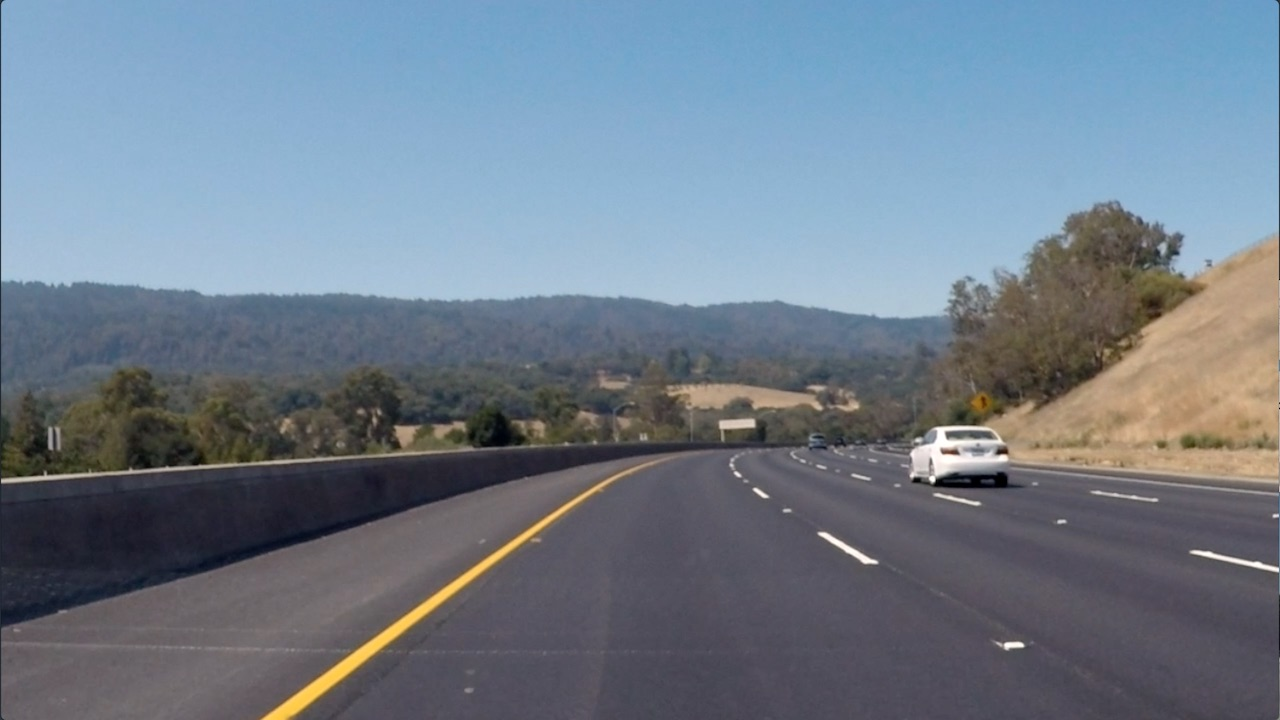
#> input picture curved-lane.jpg, 1280 x 720 px
$ jupyter execute Gradients-and-color-spaces.ipynb   (shell and % lines are left out)   (older library calls are emulated)
#> lines starting #> are read from the running program, lines starting #| are printed output that depends on the picture; after the words box and inside, x2 and y2 are one past the last pixel; in counts of white or black regions, pixels touching at a corner belong together
[cell 1]
import numpy as np
import cv2
import matplotlib.pyplot as plt
import matplotlib.image as mpimg

## Soebel Operator for Edge Detection

[cell 2]
img = mpimg.imread("curved-lane.jpg")
#> img is the input picture: shape (720, 1280, 3); mean R, G, B 112.1, 125, 138.7
plt.imshow(img)

[cell 3]
# convert the image to gray because cv2.Sobel takes a gray image!
gray = cv2.cvtColor(img, cv2.COLOR_RGB2GRAY)
plt.imshow(gray, cmap="gray")

[cell 4]
thresh_min = 20
thresh_max = 100

sobelx = cv2.Sobel(gray, cv2.CV_64F, 1, 0)
abs_sobelx = np.absolute(sobelx)
scaled_x_sobel = np.uint8(255*abs_sobelx/np.max(abs_sobelx))
sxbinary = np.zeros_like(scaled_x_sobel)
sxbinary[(scaled_x_sobel >= thresh_min) & (scaled_x_sobel <= thresh_max)] = 1

sobely = cv2.Sobel(gray, cv2.CV_64F, 0, 1)
abs_sobely = np.absolute(sobely)
scaled_y_sobel = np.uint8(255*abs_sobely/np.max(abs_sobely))
sybinary = np.zeros_like(scaled_y_sobel)
sybinary[(scaled_y_sobel >= thresh_min) & (scaled_y_sobel <= thresh_max)] = 1

f, (ax1, ax2) = plt.subplots(1, 2, figsize=(24, 9))
f.tight_layout()
ax1.imshow(sxbinary, cmap='gray')
ax1.set_title('sxbinary to get vertical lines', fontsize=50)
ax2.imshow(sybinary, cmap='gray')
ax2.set_title('sybinary to get horizontal lines', fontsize=50)

## Let's define a function to perform abs Sobel

[cell 5]
# Define a function that applies Sobel x or y,
# then takes an absolute value and applies a threshold.
# Note: calling your function with orient='x', thresh_min=5, thresh_max=100
def abs_sobel_thresh(img, orient='x', sobel_kernel=3, thresh=(0, 255)):
    # Apply the following steps to img
    # 1) Convert to grayscale
    gray = cv2.cvtColor(img, cv2.COLOR_RGB2GRAY)
    # 2) Take the derivative in x or y given orient = 'x' or 'y'
    if orient == 'x':
        dir_1 = 1
        dir_2 = 0
    elif orient == 'y':
        dir_1 = 0
        dir_2 = 1
    else:
        print("error: undefined orient!")
        return img
    sobel_orient = cv2.Sobel(gray, cv2.CV_64F, dir_1, dir_2, ksize=sobel_kernel)
    #print("sobel_orient", sobel_orient)
    # 3) Take the absolute value of the derivative or gradient
    abs_sobel_orient = np.absolute(sobel_orient)
    #print("abs_sobel_orient", abs_sobel_orient)
    # 4) Scale to 8-bit (0 - 255) then convert to type = np.uint8
    scaled_sobel = np.uint8(255*abs_sobel_orient/np.max(abs_sobel_orient))
    #print("scaled_sobel", scaled_sobel)
    # 5) Create a mask of 1's where the scaled gradient magnitude is > thresh_min and < thresh_max
    binary_output = np.zeros_like(scaled_sobel) # prepare the output and fill with zeros
    binary_output[(scaled_sobel >= thresh[0]) & (scaled_sobel <= thresh[1])] = 1
    # 6) Return this mask as your binary_output image
    #print("binary_output", binary_output)
    return binary_output

[cell 6]
# Now let's use the defined function abs_sobel_thresh()

[cell 7]
# Read in an image a new image
image = mpimg.imread('signs_vehicles_xygrad.png')
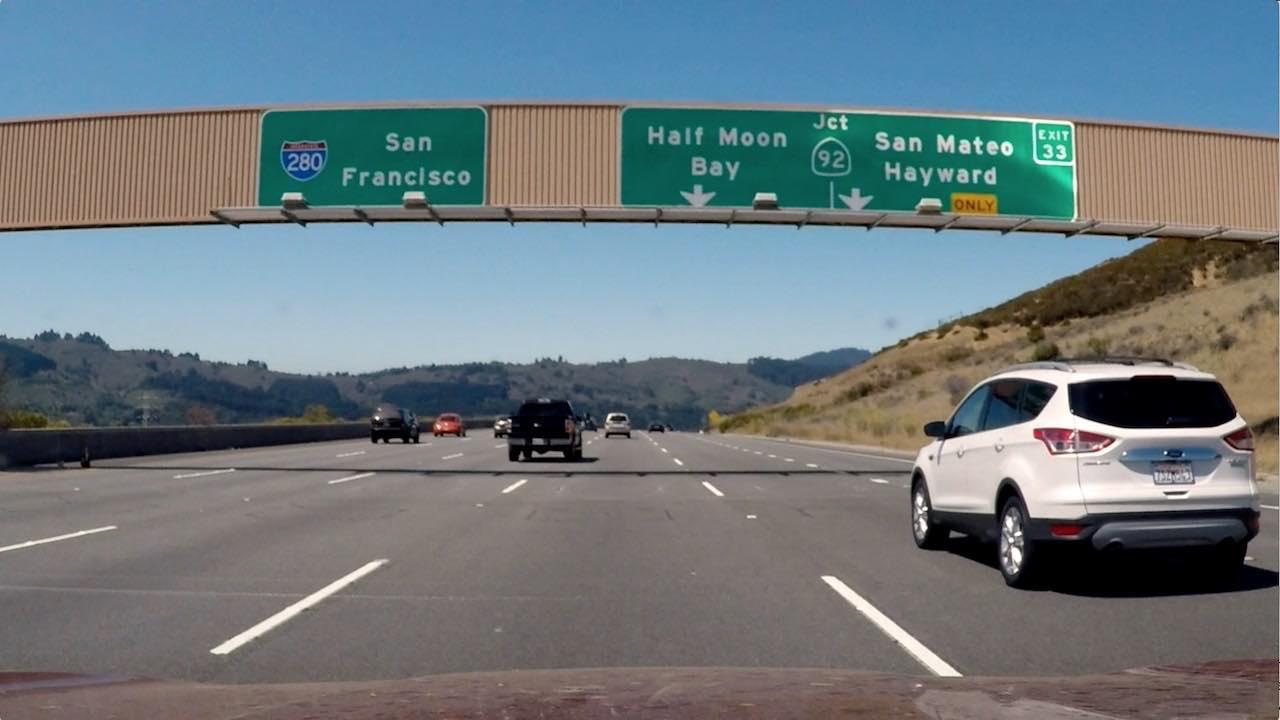
#> input picture signs_vehicles_xygrad.png, 1280 x 720 px
#> image is the input picture: shape (720, 1280, 3) float32; mean R, G, B 0.428, 0.477, 0.5

# Note: calling your function with orient='x', thresh_min=50, thresh_max=100
# increasing the thresh_min will eliminate the edges with less gradient

# Run the function
grad_binary = abs_sobel_thresh(image, orient='x', thresh=(20, 100))
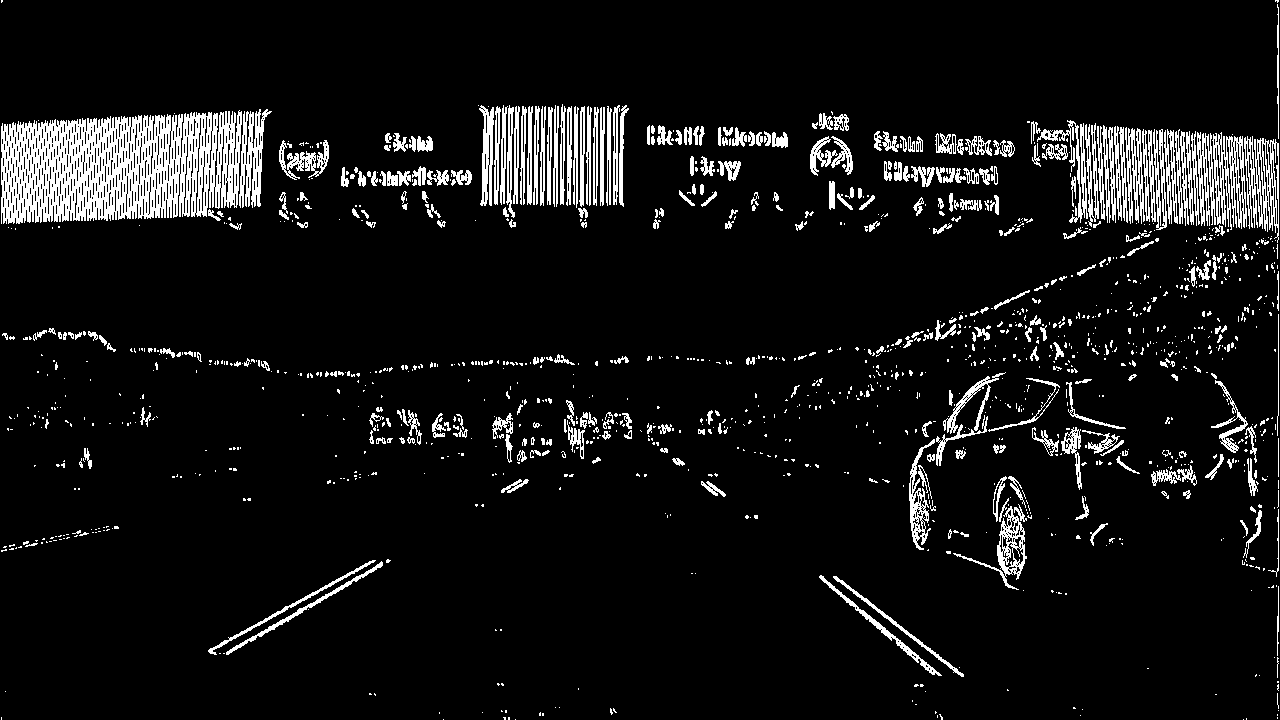
#> grad_binary: shape (720, 1280); values 0 (black) and 1 (white), 7.9% white; 1378 white regions (1040 under 20 px), largest, box (x1, y1, x2, y2) and area: (1, 110, 242, 224) 18700, (1197, 132, 1247, 230) 2653, (1244, 136, 1279, 243) 1807
# Plot the result
f, (ax1, ax2) = plt.subplots(1, 2, figsize=(24, 9))
f.tight_layout()
ax1.imshow(image)
ax1.set_title('Original Image', fontsize=50)
ax2.imshow(grad_binary, cmap='gray')
ax2.set_title('Thresholded Gradient', fontsize=50)

## Get Magnitude of the Gradient => function mag_thresh()

The magnitude, or absolute value, of the gradient is just the square root of the squares of the individual x and y gradients. For a gradient in both the xx and yy directions, the magnitude is the square root of the sum of the squares.

abs_sobelx = sqrt{(sobel_x)^2}

abs_sobely = sqrt{(sobel_y)^2}

abs_sobelxy = sqrt{(sobel_x)^2+(sobel_y)^2}

It's also worth considering the size of the region in the image over which you'll be taking the gradient. You can modify the kernel size for the Sobel operator to change the size of this region. Taking the gradient over larger regions can smooth over noisy intensity fluctuations on small scales. The default Sobel kernel size is 3.

[cell 8]
# Define a function that applies Sobel x and y,
# then computes the magnitude of the gradient
# and applies a threshold
def mag_thresh(img, sobel_kernel=3, mag_thresh=(0, 255)):
    # Apply the following steps to img
    # 1) Convert to grayscale
#> called with sobel_kernel = 9, mag_thresh = (30, 100)
    gray = cv2.cvtColor(img, cv2.COLOR_RGB2GRAY)
    # 2) Take the gradient in x and y separately
    sobel_x = cv2.Sobel(gray, cv2.CV_64F, 1, 0, ksize=sobel_kernel)
    sobel_y = cv2.Sobel(gray, cv2.CV_64F, 0, 1, ksize=sobel_kernel)
    # 3) Calculate the magnitude
    sobel_mag = np.sqrt(sobel_x**2 + sobel_y**2)
    # 4) Scale to 8-bit (0 - 255) and convert to type = np.uint8
    sobel_mag = sobel_mag*255/np.max(sobel_mag)
    sobel_mag = sobel_mag.astype(np.uint8)
    # 5) Create a binary mask where mag thresholds are met
    binary_output = np.zeros_like(sobel_mag) # prepare the output and fill with zeros
    binary_output[(sobel_mag >= thresh_min) & (sobel_mag <= thresh_max)] = 1
    # 6) Return this mask as your binary_output image
    return binary_output

[cell 9]
# Now let's use the defined function mag_thresh()

[cell 10]
# Read in an image
image = mpimg.imread('signs_vehicles_xygrad.png')

# Run the function
mag_binary = mag_thresh(image, sobel_kernel=9, mag_thresh=(30, 100))
#> mag_binary: shape (720, 1280); values 0 (black) and 1 (white), 16.3% white; 721 white regions (529 under 20 px), largest, box (x1, y1, x2, y2) and area: (0, 102, 1280, 601) 113453, (1031, 515, 1249, 551) 2738, (208, 557, 391, 657) 1932
# Plot the result
f, (ax1, ax2) = plt.subplots(1, 2, figsize=(24, 9))
f.tight_layout()
ax1.imshow(image)
ax1.set_title('Original Image', fontsize=50)
ax2.imshow(mag_binary, cmap='gray')
ax2.set_title('Thresholded Magnitude', fontsize=50)
plt.subplots_adjust(left=0., right=1, top=0.9, bottom=0.)

## Direction of the Gradient

The direction of the gradient is simply the inverse tangent (arctangent) of the yy gradient divided by the xx gradient:

arctan{(sobel_y/sobel_x)}

An orientation of 0 implies a vertical line and orientations of +/−π/2 imply horizontal lines.

[cell 11]
# Define a function that applies Sobel x and y,
# then computes the direction of the gradient
# and applies a threshold.
def dir_threshold(img, sobel_kernel=3, thresh=(0, np.pi/2)):
    # Apply the following steps to img
    # 1) Convert to grayscale
#> called with sobel_kernel = 15, thresh = (0.7, 1.3)
    gray = cv2.cvtColor(img, cv2.COLOR_RGB2GRAY)
    # 2) Take the gradient in x and y separately
    sobel_x = cv2.Sobel(gray, cv2.CV_64F, 1, 0, ksize=sobel_kernel)
    sobel_y = cv2.Sobel(gray, cv2.CV_64F, 0, 1, ksize=sobel_kernel)
    # 3) Take the absolute value of the x and y gradients
    abs_sobel_x = np.absolute(sobel_x)
    abs_sobel_y = np.absolute(sobel_y)
    # 4) Use np.arctan2(abs_sobely, abs_sobelx) to calculate the direction of the gradient
    gradient_direction = np.arctan2(abs_sobel_y, abs_sobel_x)
    # 5) Create a binary mask where direction thresholds are met
    binary_output = np.zeros_like(gradient_direction) # prepare the output and fill with zeros
    binary_output[(gradient_direction >= thresh[0]) & (gradient_direction <= thresh[1])] = 1
    # 6) Return this mask as your binary_output image
    return binary_output

[cell 12]
# Now let's use the defined function mag_thresh()

[cell 13]
# Read in an image
image = mpimg.imread('signs_vehicles_xygrad.png')

# Run the function
dir_binary = dir_threshold(image, sobel_kernel=15, thresh=(0.7, 1.3))
#> dir_binary: shape (720, 1280) float64; values 0 (black) and 1 (white), 33.8% white in thin lines or dots
# Plot the result
f, (ax1, ax2) = plt.subplots(1, 2, figsize=(24, 9))
f.tight_layout()
ax1.imshow(image)
ax1.set_title('Original Image', fontsize=50)
ax2.imshow(dir_binary, cmap='gray')
ax2.set_title('Thresholded Grad. Dir.', fontsize=50)
plt.subplots_adjust(left=0., right=1, top=0.9, bottom=0.)

### Combining Thresholds

[cell 14]
# Choose a Sobel kernel size
ksize = 9 # Choose a larger odd number to smooth gradient measurements

# Apply each of the thresholding functions
gradx = abs_sobel_thresh(image, orient='x', sobel_kernel=ksize, thresh=(20, 100))
#> gradx: shape (720, 1280); values 0 (black) and 1 (white), 8.3% white; 1269 white regions (803 under 20 px), largest, box (x1, y1, x2, y2) and area: (1, 109, 272, 223) 17801, (926, 375, 1061, 466) 1823, (945, 497, 1028, 591) 1479
grady = abs_sobel_thresh(image, orient='y', sobel_kernel=ksize, thresh=(20, 100))
#> grady: shape (720, 1280); values 0 (black) and 1 (white), 11.4% white; 814 white regions (482 under 20 px), largest, box (x1, y1, x2, y2) and area: (0, 189, 1229, 392) 22660, (0, 456, 997, 527) 9426, (604, 351, 1238, 463) 6561
mag_binary = mag_thresh(image, sobel_kernel=ksize, mag_thresh=(30, 100))
dir_binary = dir_threshold(image, sobel_kernel=ksize, thresh=(0.7, 1.3))
#> call 2 of dir_threshold, with sobel_kernel = 9, thresh = (0.7, 1.3)
#> in dir_threshold (call 2), `gradient_direction = np.arctan2(abs_sobel_y, abs_sobel_x)`:
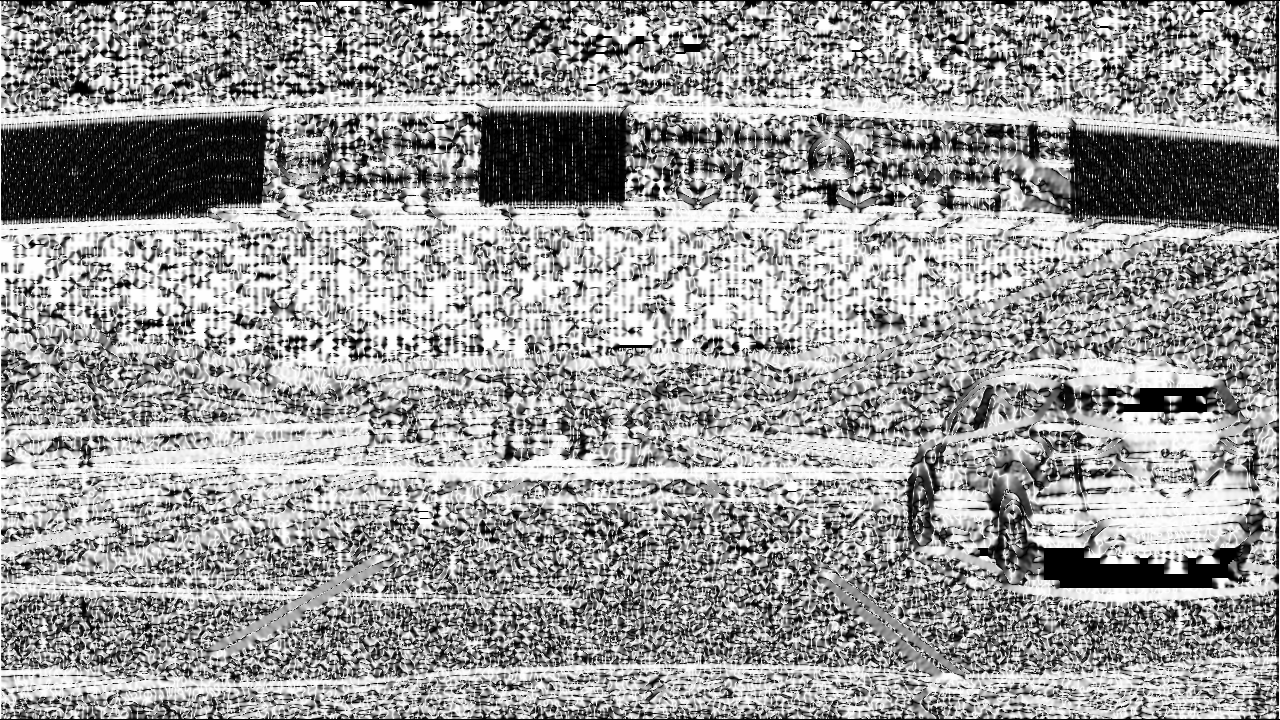
#> gradient_direction: shape (720, 1280) float64; min 0, max 1.57, mean 0.949; drawn with min black and max white
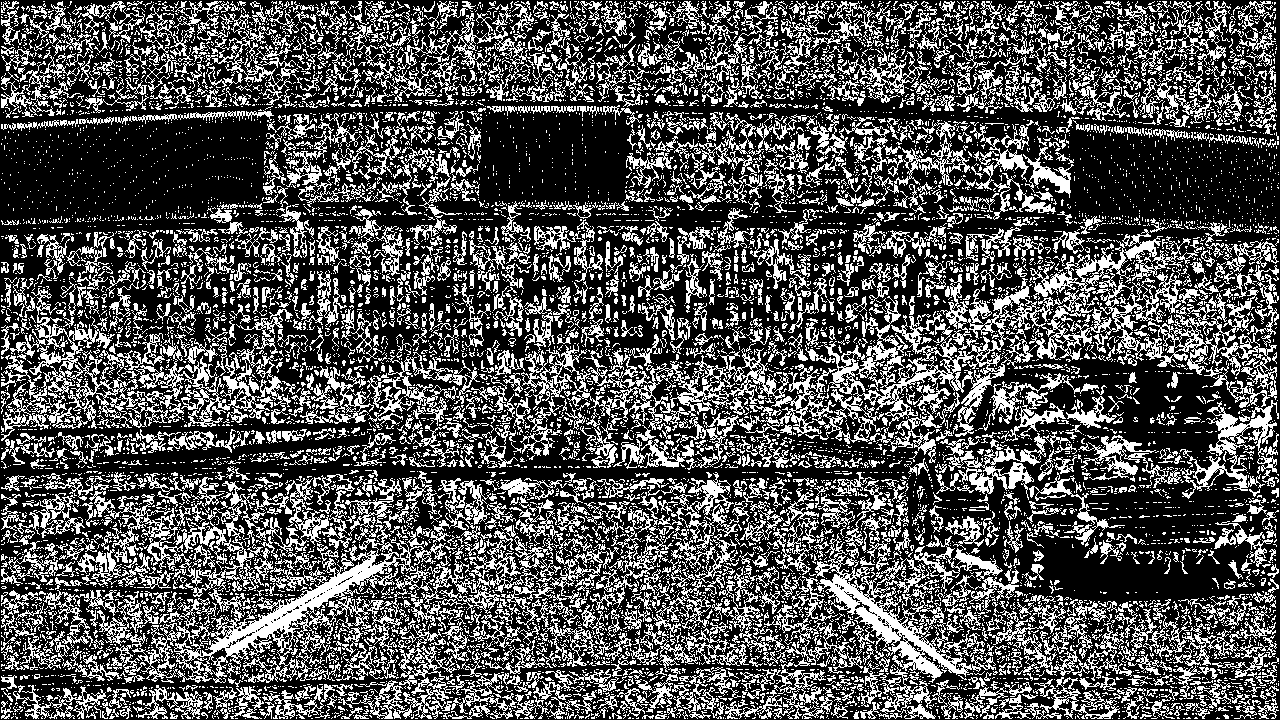
#> dir_binary: shape (720, 1280) float64; values 0 (black) and 1 (white), 32.5% white in thin lines or dots

# combine thresholds together
combined = np.zeros_like(dir_binary)
combined[((gradx == 1) & (grady == 1)) | ((mag_binary == 1) & (dir_binary == 1))] = 1

# Plot the result
f, (ax1, ax2) = plt.subplots(1, 2, figsize=(24, 9))
f.tight_layout()
ax1.imshow(image)
ax1.set_title('Original Image', fontsize=50)
ax2.imshow(combined, cmap='gray')
ax2.set_title('combined', fontsize=50)
plt.subplots_adjust(left=0., right=1, top=0.9, bottom=0.)
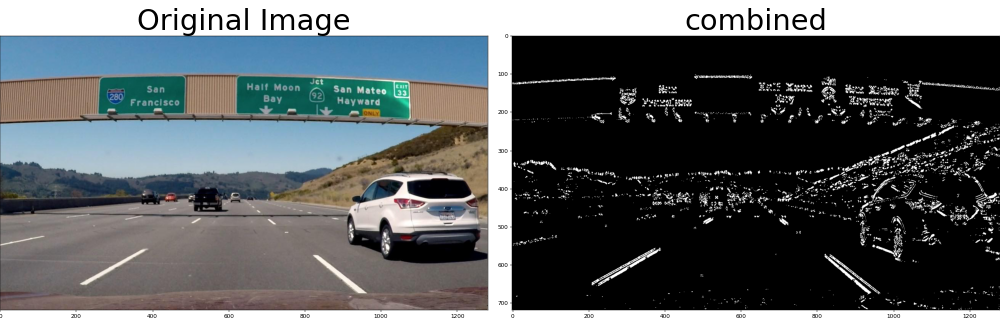
#> figure drawn by matplotlib, 2 panels
